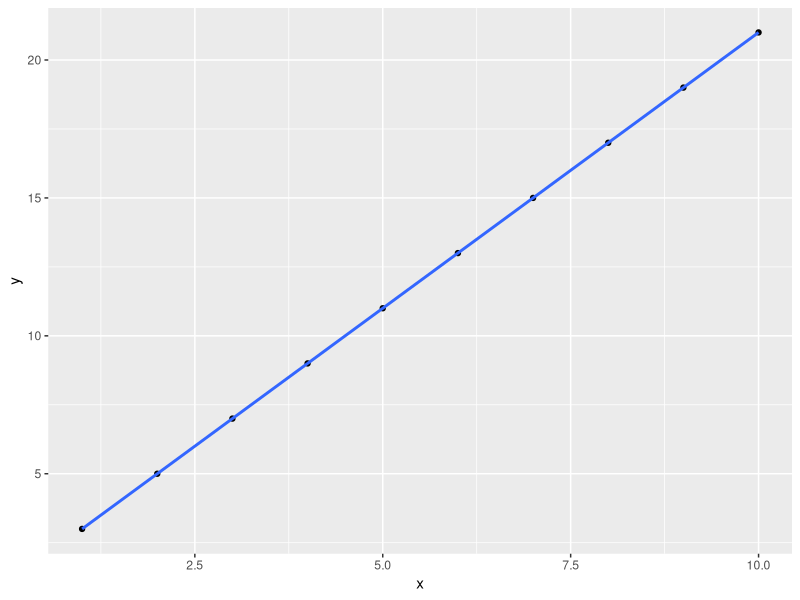

The R source for this figure:
## ---- chunk 1
library(ggplot2)
## ---- chunk 2
x <- 1:10
slope <- 2
intercept <- 1

y<- slope * x + 1
y
## ---- chunk 3
ggplot(data.frame(x=x, y=y), aes(x=x, y=y)) + 
  geom_point() + 
  geom_smooth(method='lm', formula = y~x)
